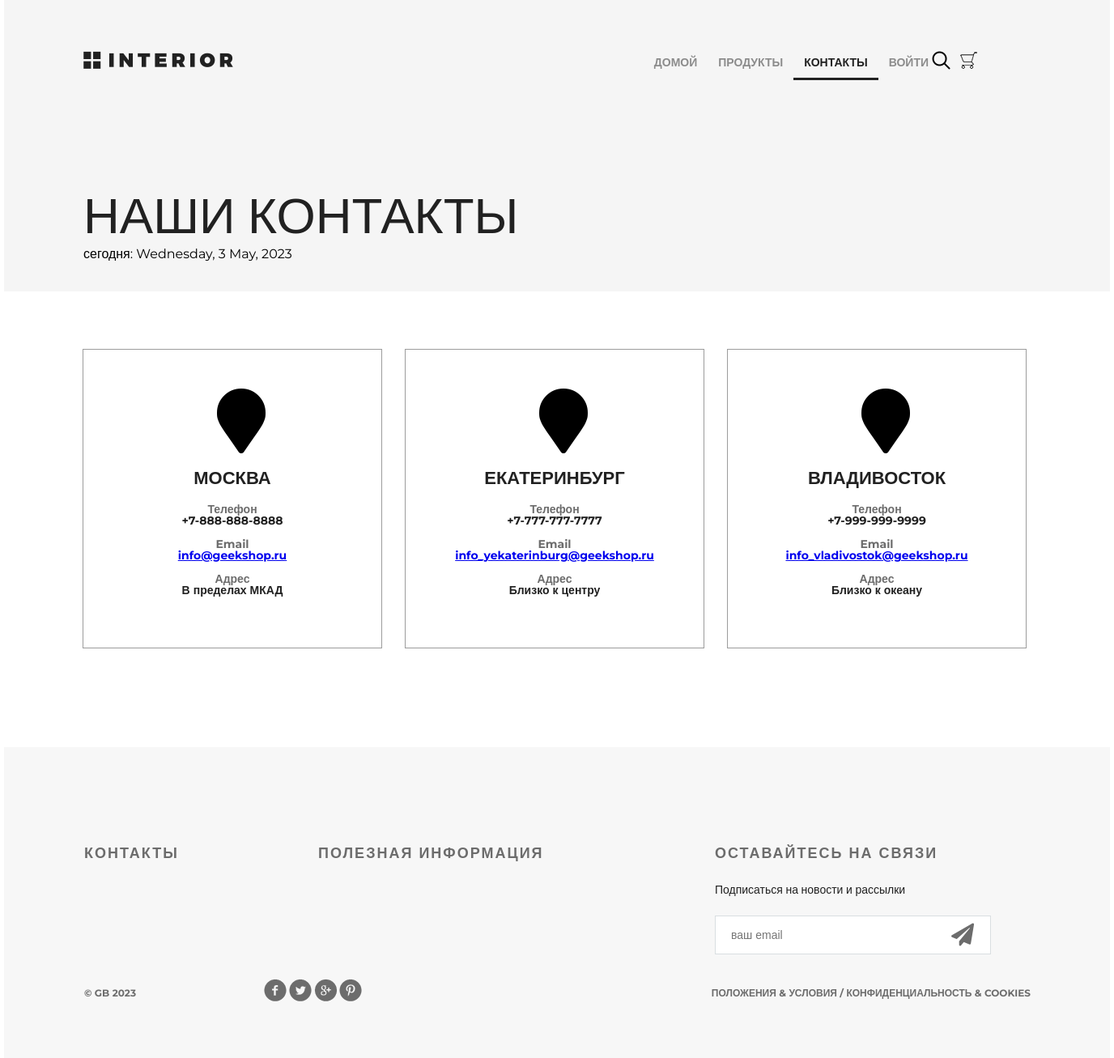
Page /contact/ on the committed database.
### mainapp/models.py (models this page shows, shortened)
class Contact(models.Model):
    phone = models.CharField(max_length=50, verbose_name="номер телефона")
    email = models.EmailField(max_length=254, verbose_name="электронная почта")
    city = models.CharField(max_length=128, default="Москва", verbose_name="город")
    address = models.CharField(max_length=254, verbose_name="адресс")

### mainapp/views.py (the view)
# urls.py: path("contact/", mainapp.contact, name="contact"),
def contact(request):
    title = "о нас"
    visit_date = timezone.now()
    locations = Contact.objects.all()
    content = {"title": title, "visit_date": visit_date, "locations": locations}
    return render(request, "mainapp/contact.html", content)

### mainapp/templatetags/mail_to.py (called while the page is built)
@register.filter(name="mail_to")
def mail_to(input_str):
    link_mailto = ET.Element("a", {"href": f"mailto:{input_str}"})
    link_mailto.text = input_str
    return mark_safe(ET.tostring(link_mailto, encoding="unicode"))

### mainapp/templates/mainapp/contact.html
{% extends 'mainapp/base.html' %}
{% load static mail_to %}
{% block menu %}
<div class="hero">
    <div class="header clearfix">
        {% include 'mainapp/includes/inc_menu.html' %}
    </div>
    <h1>наши контакты</h1>
    <p>сегодня: {{ visit_date|date:"l, j F, Y" }}</p>
</div>
{% endblock %}
{% block content %}
<div class="location">
    {% for location in locations %}
    <div class="location-1">
        <i class="fa fa-map-marker fa-5x"></i>
        <h4>{{ location.city }}</h4>
        <div class="contacts">
            <h5>Телефон</h5>
            <p>{{ location.phone }}</p>
        </div>
        <div class="contacts">
            <h5>Email</h5>
            <p>{{ location.email|mail_to }}</p>
        </div>
        <div class="contacts">
            <h5>Адрес</h5>
            <p>{{ location.address }}</p>
        </div>
    </div>
    {% endfor %}
</div>
<div class="clr"></div>
{% endblock %}

### static/style.css (style rules this page uses)
* { margin: 0; padding: 0; }
body { font-family: 'Montserrat', sans-serif; }
html, body { height: 100%; }
.clr { height: 384px; }
.clearfix:after { content: ""; display: block; clear: both; }
.hero { background-color: #f5f5f5; height: 360px; padding-left: 98px; padding-right: 211px; position: relative; }
.hero h1 { color: #212121; font-size: 62px; font-weight: 100; text-align: left; margin-top: 142px; text-transform: uppercase; }
.location { padding: 0px 97px; }
.location-1 { height: 368px; width: 368px; border: 1px solid #9c9c9c; margin: 71px 28px 122px 0px; float: left; }
.location-1:last-child { margin: 71px 0px 122px 0px; }
.location i { display: block; margin: 48px auto 0px; width: 38px; }
.location h4 { margin: 23px auto 23px; text-transform: uppercase; text-align: center; color: #212121; font-size: 22px; font-weight: 700; line-height: 16px; }
.contacts { text-align: center; margin-bottom: 15px; line-height: 14px; color: #212121; font-size: 14px; font-weight: 700; }
.contacts h5 { color: #6c6c6c; font-size: 14px; font-weight: 700; }

### rows in the picture
Contact: city "МОСКВА", phone "+7-888-888-8888", email|mail_to "info@geekshop.ru", address "В пределах МКАД"
Contact: city "ЕКАТЕРИНБУРГ", phone "+7-777-777-7777", email|mail_to "info_yekaterinburg@geekshop.ru", address "Близко к центру"
Contact: city "ВЛАДИВОСТОК", phone "+7-999-999-9999", email|mail_to "info_vladivostok@geekshop.ru", address "Близко к океану"
